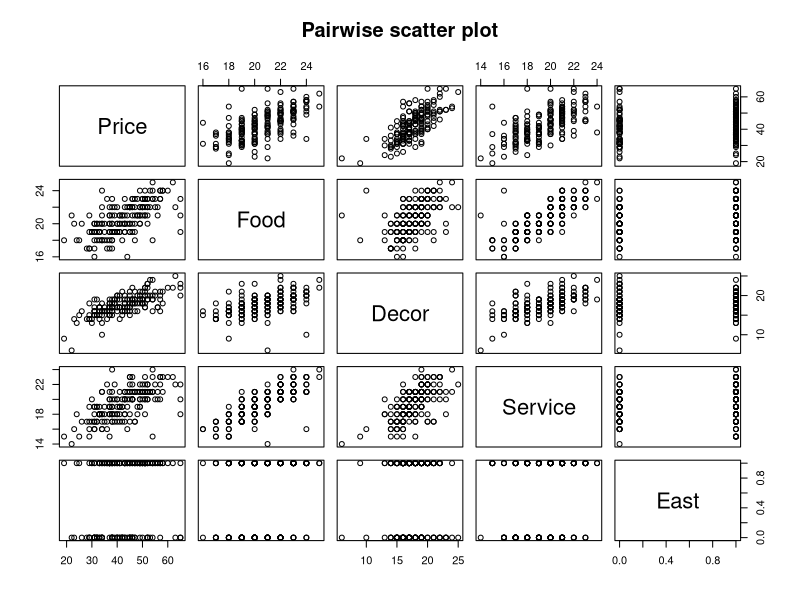

The R script that drew this image: (Note: this script raises an error after producing the figure.)
#in this data set there is one dependent variable Price and
#multiple independent variables
nyc <- read.csv("nyc.csv")
View(nyc)

plot(nyc,main="Pairwise scatter plot")

#lm(dependent var~indep.var1+indep.var2)
#nycmod_1 <- lm(price~.,data= nyc) if u want to use all attributes
nycmod_1 <- lm(Price~Food+Decor+Service+East,data= nyc)
summary(nycmod_1)

#by looking at P value in summary it is clear that service does not have any impact on price
#so we will make model excluding service
nycmod_2 <- lm(Price~Food+Decor+East,data= nyc)
summary(nycmod_2)

#from the plot we understood that there is realtion betn food & service
#so now we will exclude service and include food in the model
nycmod_3 <- lm(Price~Service+Decor+East,data= nyc)
summary(nycmod_3)
#here R2 value has decreased so we can say that food is much more neatly explaining the 
#variation in the price than service

#Now we are checking if linear model is good or not
#by checking if estimate B1 is significant
alpha = 0.05 #95% confidence level
n = 168 #no of smamples
p = 1 #no of independent variable
critical_value = qt(p = 1 - (alpha/2),df=n-p-1) #here df is degree of freedom
#this will output critical value which is 1.974358 in this case

#now we have to found confidence level of b1^ upper bound and lower bound
#b1^-(critical value * std deviation associated)
#b1^+(critical value * std deviation associated)
summary(nycmod_2)
#for food
1.5363 - (critical_value * 0.2632)
1.5363 + (critical_value * 0.2632)
#the interval doesn't contain '0' So its significant

#for decor
1.9094 - (critical_value * 0.19)
1.9094 + (critical_value * 0.19)
#the interval doesn't contain '0' So its significant

#for East
2.067 - (critical_value * 0.9318)
1.9094 + (critical_value * 0.19)
#the interval doesn't contain '0' So its significant
#Therefore all the considered predictors do affect price

#handling the outliers
plot(nyc_mod$fitted.values,rstandard(nyc_mod),
     main="Residual plot",
     xlab = "predicted price",
     ylab = "standardized residuals")
abline(h=2,lty=2)
abline(h=-2,lty=2)

identify(nycmod_2$fitted.values,rstandard(nycmod_2))
#now remove the outliers one by one
nyc_new <- nyc[-56,]
nyc_mod <- lm(Price~Food+Decor+East,data=nyc_new)
summary(nyc_mod)
#after eliminating one outlier R2 is 0.6471

